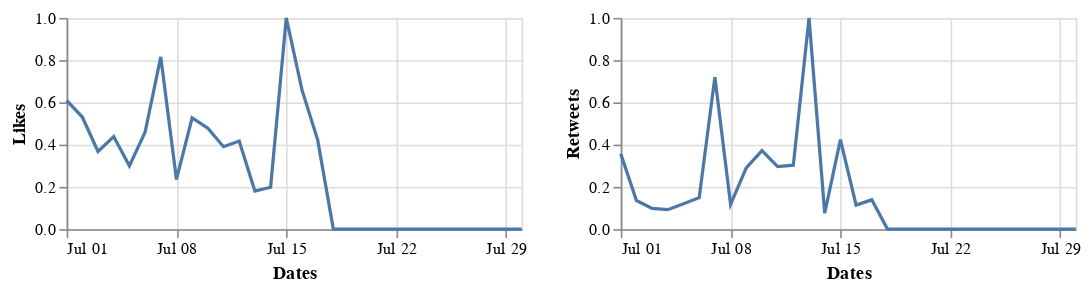

Here is the notebook cell this chart was saved with:
### Markdown cell above
## July 2020

### Code cell
alt.hconcat(c1_jul, c2_jul)

### Figure 1 — Vega-Lite specification as saved in the notebook (floating-point values rounded to 4 significant figures)
{"config": {"view": {"continuousWidth": 400, "continuousHeight": 300}}, "hconcat": [{"data": {"name": "data-c758d065847387491631035644e89ea0"}, "mark": "line", "encoding": {"x": {"type": "temporal", "field": "Dates", "timeUnit": "monthdate", "title": "Dates"}, "y": {"type": "quantitative", "field": "Likes"}}, "height": 130, "width": 280}, {"data": {"name": "data-3f06a3253e1c83a41e0d1e6569567f68"}, "mark": "line", "encoding": {"x": {"type": "temporal", "field": "Dates", "timeUnit": "monthdate", "title": "Dates"}, "y": {"type": "quantitative", "field": "Retweets"}}, "height": 130, "width": 280}], "$schema": "https://vega.github.io/schema/vega-lite/v4.8.1.json", "datasets": {"data-c758d065847387491631035644e89ea0": [{"Dates": "2020-07-01T00:00:00", "Likes": 0.6095}, {"Dates": "2020-07-02T00:00:00", "Likes": 0.5307}, {"Dates": "2020-07-03T00:00:00", "Likes": 0.3674}, {"Dates": "2020-07-04T00:00:00", "Likes": 0.4382}, {"Dates": "2020-07-05T00:00:00", "Likes": 0.2994}, {"Dates": "2020-07-06T00:00:00", "Likes": 0.4583}, {"Dates": "2020-07-07T00:00:00", "Likes": 0.8153}, {"Dates": "2020-07-08T00:00:00", "Likes": 0.2352}, {"Dates": "2020-07-09T00:00:00", "Likes": 0.527}, {"Dates": "2020-07-10T00:00:00", "Likes": 0.4775}, {"Dates": "2020-07-11T00:00:00", "Likes": 0.3902}, {"Dates": "2020-07-12T00:00:00", "Likes": 0.4168}, {"Dates": "2020-07-13T00:00:00", "Likes": 0.1803}, {"Dates": "2020-07-14T00:00:00", "Likes": 0.1982}, {"Dates": "2020-07-15T00:00:00", "Likes": 1.0}, {"Dates": "2020-07-16T00:00:00", "Likes": 0.6588}, {"Dates": "2020-07-17T00:00:00", "Likes": 0.4226}, {"Dates": "2020-07-18T00:00:00", "Likes": 0.0}, {"Dates": "2020-07-19T00:00:00", "Likes": 0.0}, {"Dates": "2020-07-20T00:00:00", "Likes": 0.0}, {"Dates": "2020-07-21T00:00:00", "Likes": 0.0}, {"Dates": "2020-07-22T00:00:00", "Likes": 0.0}, {"Dates": "2020-07-23T00:00:00", "Likes": 0.0}, {"Dates": "2020-07-24T00:00:00", "Likes": 0.0}, {"Dates": "2020-07-25T00:00:00", "Likes": 0.0}, {"Dates": "2020-07-26T00:00:00", "Likes": 0.0}, {"Dates": "2020-07-27T00:00:00", "Likes": 0.0}, {"Dates": "2020-07-28T00:00:00", "Likes": 0.0}, {"Dates": "2020-07-29T00:00:00", "Likes": 0.0}, {"Dates": "2020-07-30T00:00:00", "Likes": 0.0}], "data-3f06a3253e1c83a41e0d1e6569567f68": [{"Dates": "2020-07-01T00:00:00", "Retweets": 0.3566}, {"Dates": "2020-07-02T00:00:00", "Retweets": 0.1355}, {"Dates": "2020-07-03T00:00:00", "Retweets": 0.0983}, {"Dates": "2020-07-04T00:00:00", "Retweets": 0.0921}, {"Dates": "2020-07-05T00:00:00", "Retweets": 0.1199}, {"Dates": "2020-07-06T00:00:00", "Retweets": 0.149}, {"Dates": "2020-07-07T00:00:00", "Retweets": 0.7194}, {"Dates": "2020-07-08T00:00:00", "Retweets": 0.1167}, {"Dates": "2020-07-09T00:00:00", "Retweets": 0.2896}, {"Dates": "2020-07-10T00:00:00", "Retweets": 0.3712}, {"Dates": "2020-07-11T00:00:00", "Retweets": 0.2959}, {"Dates": "2020-07-12T00:00:00", "Retweets": 0.3027}, {"Dates": "2020-07-13T00:00:00", "Retweets": 1.0}, {"Dates": "2020-07-14T00:00:00", "Retweets": 0.07517}, {"Dates": "2020-07-15T00:00:00", "Retweets": 0.4239}, {"Dates": "2020-07-16T00:00:00", "Retweets": 0.1136}, {"Dates": "2020-07-17T00:00:00", "Retweets": 0.1386}, {"Dates": "2020-07-18T00:00:00", "Retweets": 0.0}, {"Dates": "2020-07-19T00:00:00", "Retweets": 0.0}, {"Dates": "2020-07-20T00:00:00", "Retweets": 0.0}, {"Dates": "2020-07-21T00:00:00", "Retweets": 0.0}, {"Dates": "2020-07-22T00:00:00", "Retweets": 0.0}, {"Dates": "2020-07-23T00:00:00", "Retweets": 0.0}, {"Dates": "2020-07-24T00:00:00", "Retweets": 0.0}, {"Dates": "2020-07-25T00:00:00", "Retweets": 0.0}, {"Dates": "2020-07-26T00:00:00", "Retweets": 0.0}, {"Dates": "2020-07-27T00:00:00", "Retweets": 0.0}, {"Dates": "2020-07-28T00:00:00", "Retweets": 0.0}, {"Dates": "2020-07-29T00:00:00", "Retweets": 0.0}, {"Dates": "2020-07-30T00:00:00", "Retweets": 0.0}]}}
